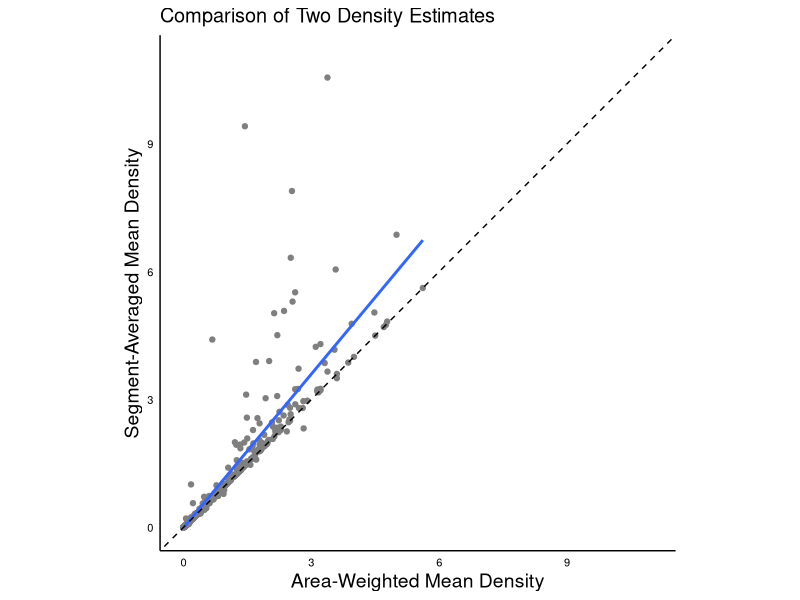
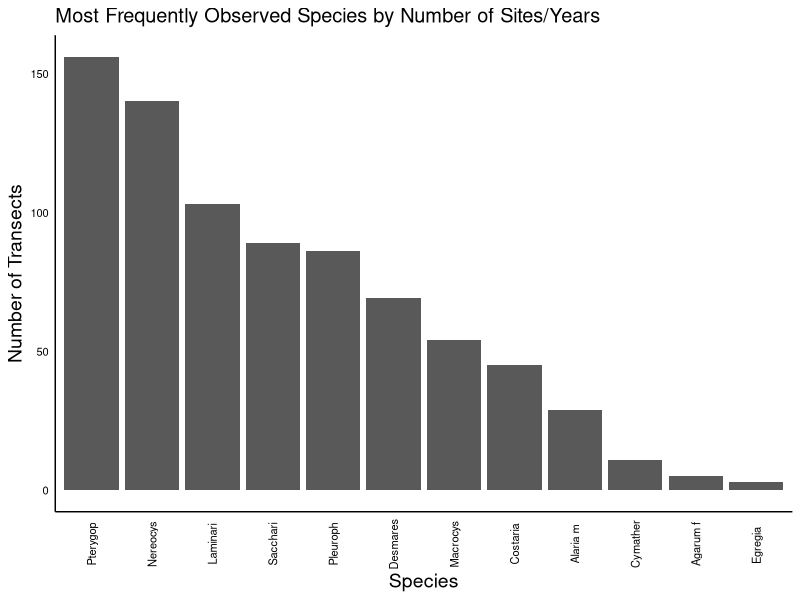
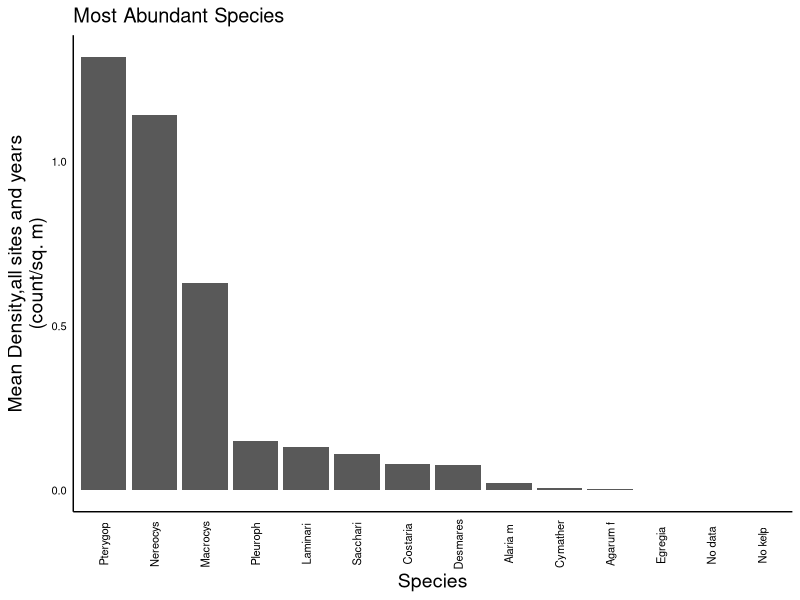
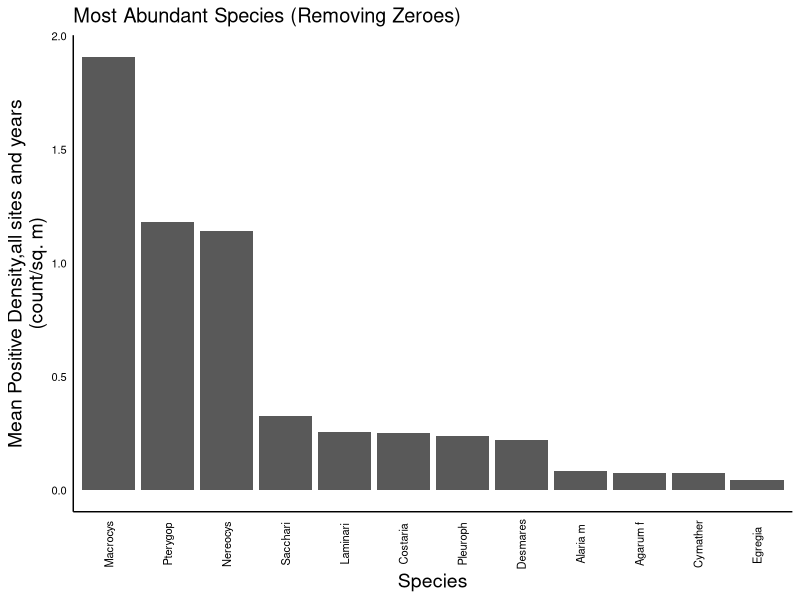
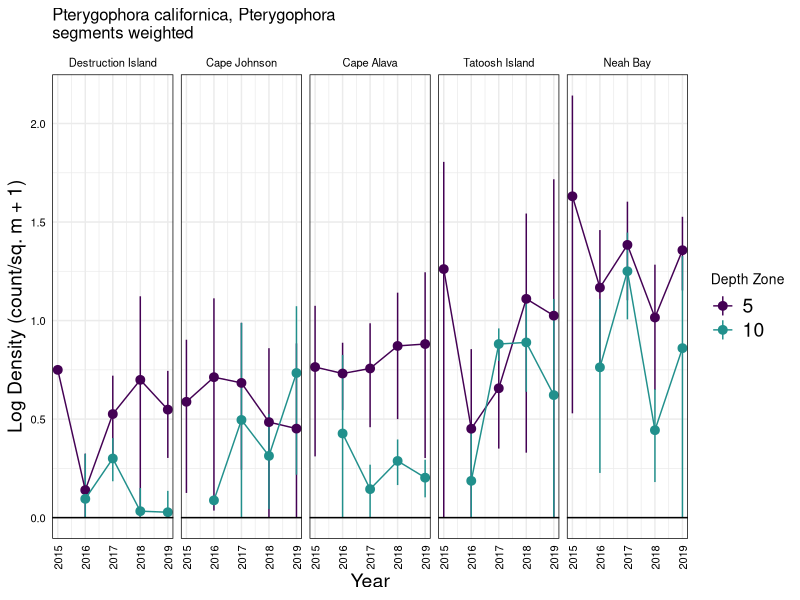
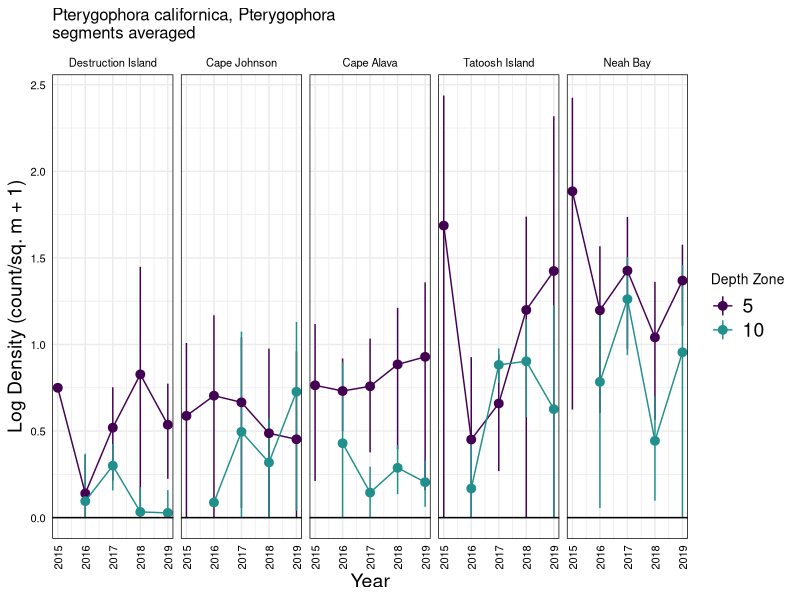
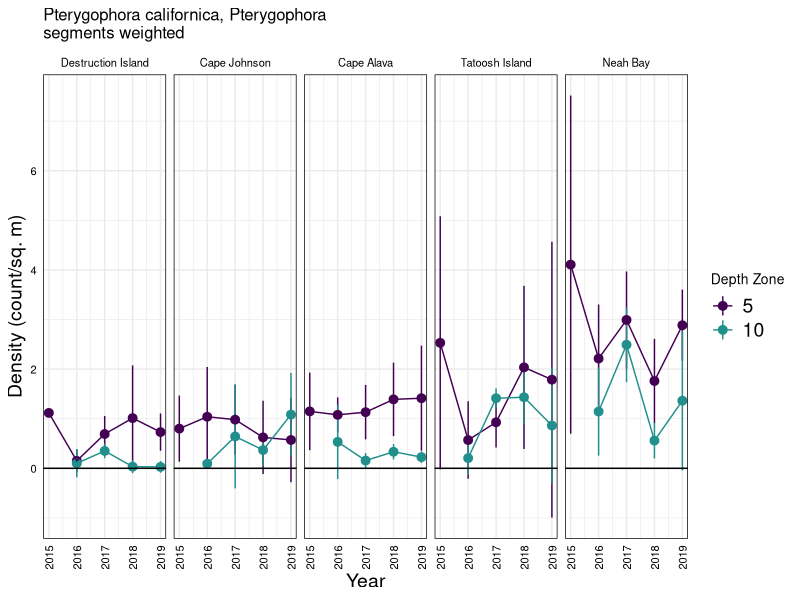
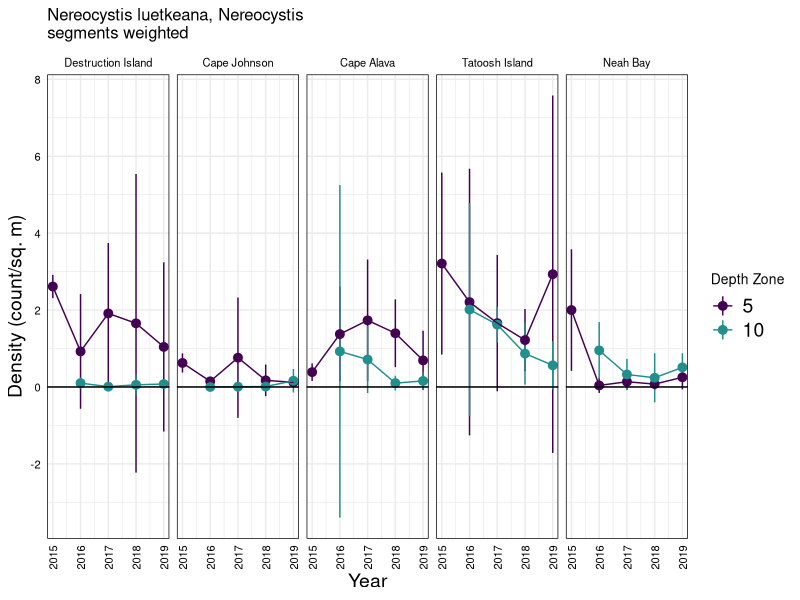

Write R code to recreate these figures, in order. (Note: this script raises an error after producing the figures.)
## ---- chunk 1
knitr::opts_chunk$set(echo = TRUE)
library(tidyverse)
library(magrittr)
library(here)

# ggplot theme
plot_theme <-   theme_minimal()+
  theme(text=element_text(family="sans",size=12,color="black"),
        legend.text = element_text(size=14),
        axis.title=element_text(family="sans",size=14,color="black"),
        axis.text=element_text(family="sans",size=8,color="black"),
        panel.grid.major = element_blank(),
        panel.grid.minor = element_blank(),
        axis.line = element_line())
theme_set(plot_theme)

## ---- chunk 2
dat <- read_csv(here('Data','2019','NWFSC_SWATH_ALLYEARS_data_2019.csv'))
problems(dat) %>% glimpse()

# dictionary (for species category and species names)
spp_key <- read_csv(here('Data','2019','swath_species_dictionary.csv'))

# add a short plotting name by just slicing
spp_key %<>% mutate(short=str_sub(spp,1,8))

## ---- chunk 3
unique(problems(dat)$col)

# it had trouble reading Side and Size
problems(dat) %>% select(col,expected,actual) %>% distinct() %>% knitr::kable()
## ---- chunk 4
dat <- read_csv(here('Data','2019','NWFSC_SWATH_ALLYEARS_data_2019.csv'),col_types = 'cdddccccddddddccddddccc')
## ---- chunk 5
dat.2015 <- read.csv(here('Data','CSV_2015_on',"2015_OCNMSDataComplete_standardized_122116.csv"))
species_names <- read_csv(here('Data','CSV_2015_on','species_code_list_swath.csv'))

# Make list of transects by site, and species group.
dat.2015 <- left_join( dat.2015, species_names %>% dplyr::select(species,group) %>% rename(PISCO.Classcode=species))

# subset the variables we need, filter for just the swath algae species, then expand the data, adding zeroes
dat.2015.clean <- dat.2015 %>% 
  filter(PISCO.datatype=="swath", data.type=="swath",group=="Algae") %>% 
  
  # select the needed columns
  dplyr::select(Site,Observer,Transect,Transect.area..stipes.,group,PISCO.Classcode,Count,Notes) %>% 
  
  # rename some variables
  rename(site=Site,observer=Observer,transect=Transect,observed_area=Transect.area..stipes.,classcode=PISCO.Classcode,count=Count) %>% 
  
  # fix some site names
  mutate(site=as.character(site)) %>% 
  mutate(site=case_when(
    site=="Destruction Island SW"~"Destruction Island",
    site=="Anderson Pt."~"Anderson Point",
    site=="Chibahdel" ~ "Chibadehl Rocks",
    site=="Pt. of the Arches" ~ "Point of the Arches",
    site=="Teawhit Head"~"Teahwhit Head",
    TRUE ~ site))
  


dat.2015.clean.complete <- dat.2015.clean %>% 
  # fill in zeroes for unobserved species (using all the unique species in the overall data as our universe of possible species)
  complete(nesting(site,transect),classcode,fill=list(count=0,observed_area=60,group="Algae")) %>% 
  mutate(year=2015,zone=5)

# Look at and deal with notes
unique(dat.2015.clean.complete$Notes)
# some gems in here, but it seems that the only one we have to worry about seriously is "total guess based on extrapolating 1 m2"
# correct for this by dividing by 60 (to get back to what was presumably a quadrat measurement)
dat.2015.clean.complete %<>%
  mutate(count=ifelse(grepl("total guess based on extrapolating 1 m2",Notes),count/observed_area,count))

# #MAKE CATCH FOR if there are more than 4 total observations for each site in 2015
# # A <- base.dat %>% group_by(Site) %>% summarise(N= length(Transect))
# # if(max(A$N) > 4 | min(A$N) < 4 ){ print(rep("STOP, SOMETHING IS WRONG",100))}
# base.dat$Transect <- as.integer(base.dat$Transect )
# 
# #### OK. Merge in the invert data to the base data for each species observed.  Make one giant data frame
# swath.dat <- dat.2015 %>% filter(PISCO.datatype=="swath", data.type=="swath") %>% 
#   group_by(Site,Transect,Observer,Species,PISCO.Classcode,Size.cm,group) %>%
#   summarise(Count = sum(Count))  
# 
# # observed species in all years
# SP.all <- data.frame(species=unique(c(as.character(swath.dat$PISCO.Classcode))))
# SP.all.common.names <- left_join(SP.all,species_names)
# 
# dat.long <- NULL
# SP <- SP.all[SP.all != "NO_ORG" & SP.all != "NOT_DONE"]
#   for( i in 1: length(SP)){
#     if(nrow(swath.dat %>% filter(PISCO.Classcode == SP[i])) >0){
#       temp  <-  left_join(base.dat %>% filter(group == species_names$group[species_names$species==SP[i]]) , swath.dat %>% filter(PISCO.Classcode == SP[i]) ) 
#       temp$PISCO.Classcode <- SP[i]; temp$Species <- unique(temp$Species)[is.na(unique(temp$Species))==F][1]
#     }
#     if(nrow(swath.dat %>% filter(PISCO.Classcode == SP[i])) ==0){
#       temp  <-  data.frame(base.dat %>% filter(group == species_names$group[species_names$species==SP[i]]), 
#                            Species= SP.all.common.names$common.name[which(SP.all.common.names$species==SP[i])], PISCO.Classcode = SP[i],
#                            Count= 0,Size.cm=NA) #,size_class=NA) 
#     }
#   dat.long <- rbind(dat.long, temp)
#   }
#   
# dat.long$Count[is.na(dat.long$Count)==T] <- 0
# dat.long$year <- 2015
# 
# dat.long <- dat.long %>% 
#   rename(site=Site,transect=Transect,observer=Observer,
#          common.name=Species,species=PISCO.Classcode)
# 
# dat.2015.swath  <-  dat.long
# dat.2015.swath.count <- dat.long %>% group_by(site,transect,observer,Transect.area,common.name,species,year,group) %>%
#                           summarise(count=sum(Count)) %>% rename(Count=count) 
# 
# dat.swath <- dat.2015.swath.count %>% mutate(zone=5)
# dat.swath <-dat.swath %>% filter(site != "")
# dat.swath <- dat.swath %>% filter(!group =="MISSING")
# 
# dat.swath.base <- dat.swath %>% as.data.frame()

# dat.algae.2015 <- dat.swath.base %>% filter(group == "Algae")

## ---- chunk 6
dat %<>% select(YEAR,SITE,TRANSECT,ZONE,`SWATH WIDTH`,`DEPTH (ft)`,`METERS sampled`,SEGMENT,CLASSCODE,COUNT,SIZE,notes) %>% 
  # rename some variables
  rename(year=YEAR, zone=ZONE,site=SITE,transect=TRANSECT,width=`SWATH WIDTH`,swath_length=`METERS sampled`,depth=`DEPTH (ft)`,segment=SEGMENT,classcode=CLASSCODE,count=COUNT,size=SIZE)
## ---- chunk 7
# join the species key
spp_key %<>% rename(classcode=CLASSCODE,org_type=ORG_TYPE)
dat %<>% left_join(spp_key,by='classcode')

dat %<>%
  filter(org_type=='algae')
## ---- chunk 8
dat %<>%
  # fix one weird data entry issue
  mutate(segment=ifelse(segment=="10-20M","10-20m",segment)) %>% 
  mutate(surveyed_area=width*swath_length) %>% 
  group_by(year,site,zone,transect,segment,classcode) %>% 
  summarise(count=sum(count,na.rm=T),segment_area=sum(surveyed_area)) %>% 
  # fill in zeroes
  ungroup() %>% 
  complete(nesting(year,site,zone,transect,segment),classcode,fill=list(count=0,segment_area=20))
## ---- chunk 9
dat.2015.clean.complete %<>% 
  # make a new variable that indicates when transects have multiple observations (analogous to segments for the purpose of the calculations described above). We'll call it replicate, and we'll do the same for the other data
  group_by(year,site,zone,transect,classcode) %>% 
  mutate(replicate=row_number()) %>% 
  ungroup() %>% 
  select(year,site,zone,transect,replicate,classcode,count,observed_area)

dat %<>%
  group_by(year,site,transect,classcode) %>% 
  mutate(replicate=row_number()) %>% 
  ungroup() %>% 
  select(year,site,zone,transect,replicate,classcode,count,observed_area=segment_area)

# join the datasets
dat_all <- bind_rows(dat.2015.clean.complete,dat)
## ---- chunk 10
# join the species key again
dat_all %<>% left_join(spp_key,by='classcode')
# fxn for area-weighted sd
w.sd <- function(vec,areas){
  ests <- vec/areas
  w <- areas/sum(areas,na.rm=T)
  m <- sum(ests*w,na.rm=T)
  v <- sum(w*(ests-m)^2)
  sqrt(v)
}

# transect-level density summaries, weighted and averaged
dat_transect<- dat_all %>% 
  group_by(year,site,zone,transect,classcode,spp,short) %>% 
  summarise(n_obs=n(),
            dens_weighted=sum(count)/sum(observed_area),
            sd_w =w.sd(count,observed_area),
            se_w=sd_w/sqrt(n_obs),
            dens_averaged=mean(count/observed_area),
            sd_ave=sd(count/observed_area),
            se_ave=sd_ave/sqrt(n_obs)) %>% 
  ungroup()

# plot relationship between weighted and averaged densities
# include 1:1 line
dat_transect %>% 
  ggplot(aes(dens_weighted,dens_averaged,
             ymin=dens_averaged-se_ave,ymax=dens_averaged+se_ave,
             xmin=dens_weighted-se_w,xmax=dens_averaged+se_w))+
  geom_point(col='gray50')+
  # geom_errorbar(height=0)+geom_errorbarh(height=0)+
  geom_smooth(method="lm",se=F)+
  geom_abline(slope=1,intercept=0,linetype=2)+
  coord_equal(xlim = c(0,11),ylim=c(0,11))+
  labs(x="Area-Weighted Mean Density",y="Segment-Averaged Mean Density",title="Comparison of Two Density Estimates")
## ---- chunk 11
# aggregate SDs
sd_agg <- function(sdvec,nvec){
  sqrt(sum((sdvec*nvec)^2,na.rm=T)/sum(nvec,na.rm=T))
}
# calculate densities
dat_zone <- dat_transect %>% 
  group_by(year,site,zone,classcode,spp,short) %>% 
  summarise(n_obs=sum(n_obs),
            dens_weighted=mean(dens_weighted),
            sd_w=sd_agg(sd_w,n_obs),
            dens_averaged=mean(dens_averaged),
            sd_ave=sd_agg(sd_ave,n_obs)) %>% 
  ungroup() %>% 
  mutate(se_w=sd_w/sqrt(n_obs),se_ave=sd_ave/sqrt(n_obs))

dat_site <- dat_transect %>% 
  group_by(year,site,classcode,spp,short) %>% 
  summarise(n_obs=sum(n_obs),
            dens_weighted=mean(dens_weighted),
            sd_w=sd_agg(sd_w,n_obs),
            dens_averaged=mean(dens_averaged),
            sd_ave=sd_agg(sd_ave,n_obs)) %>% 
  ungroup() %>% 
  mutate(se_w=sd_w/sqrt(n_obs),se_ave=sd_ave/sqrt(n_obs))
## ---- chunk 12
num_obs <- dat_transect %>%
  filter(dens_averaged>0) %>% 
  group_by(short) %>%
  summarise(n_obs=n()) %>% 
  ungroup()

# number of encounters
num_obs %>% 
  ggplot(aes(x=reorder(short,-n_obs),y=n_obs))+
  geom_bar(stat="identity")+
  labs(x="Species",y="Number of Transects",title="Most Frequently Observed Species by Number of Sites/Years")+
  theme(axis.text.x = element_text(angle=90,vjust=0.5))

# highest mean density across all years and sites, including zeroes
overall_mean_density <- dat_site %>% 
  group_by(short) %>% 
  summarise(mean_overall_density=mean(dens_averaged,na.rm=T)) %>% 
  ungroup()
overall_mean_density %>% 
  ggplot(aes(x=reorder(short,-mean_overall_density),y=mean_overall_density))+
  geom_bar(stat="identity")+
  labs(x="Species",y="Mean Density,all sites and years\n(count/sq. m)",title="Most Abundant Species")+
  theme(axis.text.x = element_text(angle=90,vjust=0.5))

# highest positive density across all years and sites (not including zeroes)
overall_mean_positive_density <- dat_transect %>% 
  filter(dens_averaged>0) %>%
  group_by(short) %>% 
  summarise(mean_overall_density=mean(dens_averaged)) %>% 
  ungroup()
overall_mean_positive_density %>% 
  ggplot(aes(x=reorder(short,-mean_overall_density),y=mean_overall_density))+
  geom_bar(stat="identity")+
  labs(x="Species",y="Mean Positive Density,all sites and years\n(count/sq. m)",title="Most Abundant Species (Removing Zeroes)")+
  theme(axis.text.x = element_text(angle=90,vjust=0.5))
## ---- chunk 13
# reset plot theme
plot_theme <-   theme_minimal()+
  theme(text=element_text(family="sans",size=10,color="black"),
        legend.text = element_text(size=14),
        axis.title=element_text(family="sans",size=14,color="black"),
        axis.text=element_text(family="sans",size=8,color="black"),
        strip.text =element_text(family="sans",size=8,color="black"))
theme_set(plot_theme)
## ---- chunk 14
library(viridis)
density_ts_plot <- function(species,dens_type="segments weighted",trans="none"){
  df <-dat_zone %>% 
    filter(classcode==species) %>% 
    # remove only-2015 sites
    filter(!(site %in%c("Anderson Point","Chibadehl Rocks","Point of the Arches","Rock 305","Teahwhit Head"))) %>% 
    mutate(site=factor(site,levels=c("Destruction Island","Cape Johnson","Cape Alava","Tatoosh Island","Neah Bay")))
  
  if(dens_type=="segments weighted"){
    df %<>%
      select(year,site,zone,dens_weighted,se_w) %>% 
      rename(dens=dens_weighted,se=se_w) %>% 
      mutate(upper=dens+se,lower=dens-se)%>% 
      select(-se)
  }
  
  if(dens_type=="segments averaged"){
    df %<>%
      select(year,site,zone,dens_averaged,se_ave) %>% 
      rename(dens=dens_averaged,se=se_ave) %>% 
      mutate(upper=dens+se,lower=dens-se) %>% 
      select(-se)
  }
  
  if(trans=="log"){
    df %<>%
      mutate(across(all_of(c("dens","upper","lower")),~pmax(.x,0))) %>% 
      mutate(across(all_of(c("dens","upper","lower")),~log(.x+1)))
  }
  
  yl <- ifelse(trans=="log","Log Density (count/sq. m + 1)","Density (count/sq. m)")
  
  pl <- df %>% 
    ggplot(aes(year,dens,ymin=lower,ymax=upper,col=factor(zone)))+
    geom_pointrange()+geom_line()+
    geom_hline(yintercept=0)+
    facet_wrap(~site,nrow=1)+
    scale_color_manual(values=viridis_pal()(3))+
    labs(x="Year",y=yl,col="Depth Zone",
         title=paste0(spp_key$spp[match(species,spp_key$classcode)],"\n",dens_type))+
    theme(axis.text.x = element_text(angle=90,vjust=0.5),
          panel.border = element_rect(fill=NA))
  print(pl)
  
  # if(dens_type=="weighted"){
  #   pl <- df %>% 
  #     ggplot(aes(year,dens_weighted,ymin=dens_weighted-se_w,ymax=dens_weighted+se_w,col=factor(zone)))+
  #     geom_pointrange()+geom_line()+
  #     geom_hline(yintercept=0)+
  #     facet_wrap(~site,nrow=1)+
  #     scale_color_manual(values=viridis_pal()(3))+
  #     labs(x="Year",y="Density (count/sq. m)",col="Depth Zone",
  #          title=paste0(spp_key$spp[match(species,spp_key$classcode)],"\n",dens_type))+
  #     theme(axis.text.x = element_text(angle=90,vjust=0.5),
  #           panel.border = element_rect(fill=NA))
  #   print(pl)
  # } else{
  #   pl <- df %>% 
  #     ggplot(aes(year,dens_averaged,ymin=dens_averaged-se_ave,ymax=dens_averaged+se_ave,col=factor(zone)))+
  #     geom_pointrange()+geom_line()+
  #     geom_hline(yintercept=0)+
  #     facet_wrap(~site,nrow=1)+
  #     scale_color_manual(values=viridis_pal()(3))+
  #     labs(x="Year",y="Density (count/sq. m)",color="Depth Zone",
  #          title=paste0(spp_key$spp[match(species,spp_key$classcode)],"\n",dens_type))+
  #     theme(axis.text.x = element_text(angle=90,vjust=0.5),
  #           panel.border = element_rect(fill=NA))
  #   print(pl)
  # }
}
# test
density_ts_plot("PTECAL",dens_type="segments weighted",trans="log")
density_ts_plot("PTECAL",dens_type="segments averaged",trans="log")

# descending order of mean density
overall_mean_density %>% arrange(desc(mean_overall_density)) %>% left_join(spp_key) %>% 
  filter(classcode!="NOT_DONE",classcode!="NO_ALG")->y
## ---- chunk 15
purrr::walk(unique(y$classcode), density_ts_plot,dens_type="segments weighted")
purrr::walk(unique(y$classcode), density_ts_plot,dens_type="segments averaged")
## ---- chunk 16
purrr::walk(unique(y$classcode), density_ts_plot,dens_type="segments weighted",trans="log")
purrr::walk(unique(y$classcode), density_ts_plot,dens_type="segments averaged",trans="log")
## ---- chunk 17
top5 <- y$classcode[1:5]
# non-log density (weighted)
df5 <- dat_zone %>% 
  filter(classcode %in% top5) %>% 
  # remove only-2015 sites
  filter(!(site %in%c("Anderson Point","Chibadehl Rocks","Point of the Arches","Rock 305","Teahwhit Head"))) %>% 
  mutate(site=factor(site,levels=c("Destruction Island","Cape Johnson","Cape Alava","Tatoosh Island","Neah Bay")))

df5 %>% 
  ggplot(aes(year,dens_weighted,
             ymin=pmax(dens_weighted-se_w,0),ymax=dens_weighted+se_w,
             col=short))+
  geom_pointrange(position=position_dodge(width=0.5))+geom_line(position=position_dodge(width=0.5))+
  geom_hline(yintercept=0)+
  facet_grid(zone~site)+
  scale_color_manual(values=viridis_pal()(5))+
  labs(x="Year",y="Density (count/sq. m)",col="Species",
       title="")+
  theme(axis.text.x = element_text(angle=90,vjust=0.5),
        panel.border = element_rect(fill=NA))

# log density
df5 %>% 
  mutate(upper=dens_weighted+se_w,lower=dens_weighted-se_w) %>% 
  mutate(across(all_of(c("dens_weighted","upper","lower")),~pmax(.x,0))) %>% 
  mutate(across(all_of(c("dens_weighted","upper","lower")),~log(.x+1))) %>% 
  ggplot(aes(year,dens_weighted,
             ymin=lower,ymax=upper,
             col=short))+
  geom_pointrange(position=position_dodge(width=0.5))+geom_line(position=position_dodge(width=0.5))+
  geom_hline(yintercept=0)+
  facet_grid(zone~site)+
  scale_color_manual(values=viridis_pal()(5))+
  labs(x="Year",y="Log Density (count/sq. m + 1)",col="Species",
       title="")+
  theme(axis.text.x = element_text(angle=90,vjust=0.5),
        panel.border = element_rect(fill=NA))
## ---- chunk 18
# investigate the relative densities of canopy forming kelps (nereo, macro)
canopy <- dat_site %>% 
  # remove only-2015 sites
  filter(!(site %in%c("Anderson Point","Chibadehl Rocks","Point of the Arches","Rock 305","Teahwhit Head"))) %>% 
  mutate(site=factor(site,levels=c("Destruction Island","Cape Johnson","Cape Alava","Tatoosh Island","Neah Bay"))) %>% 
  filter(classcode %in% c("MACPYR","NERLUE")) %>% 
  # take the ratio of their mean densities
  select(year,site,short,dens_weighted)
  # pivot_wider(names_from="classcode",values_from="dens_weighted") %>% 
  # mutate(ratio_n_m=NERLUE/MACPYR) %>%
  # # fix divide by zero issues
  # mutate(ratio_n_m=ifelse(ratio_n_m==Inf,NA,ratio_n_m))

canopy %>% 
  ggplot(aes(year,dens_weighted,col=short,fill=short))+
  geom_bar(stat='identity',position='dodge')+
  facet_wrap(~site,nrow=1)+
  labs(x="Year",y="Density",fill="Species",col="Species",title="Macrocystis and Nereocystis Densities")+
  scale_color_manual(values=viridis_pal()(3))+
  scale_fill_manual(values=viridis_pal()(3))+
  theme(axis.text.x = element_text(angle=90,vjust=0.25))
## ---- chunk 19
# make ranks
dat_ranks <- dat_site %>% 
  filter(classcode != "NO_ALG",classcode!="NOT_DONE") %>% 
  filter(year>2015) %>% 
  filter(!(site %in%c("Anderson Point","Chibadehl Rocks","Point of the Arches","Rock 305","Teahwhit Head"))) %>% 
  mutate(site=factor(site,levels=c("Destruction Island","Cape Johnson","Cape Alava","Tatoosh Island","Neah Bay"))) %>% 
  group_by(year,site) %>% 
  mutate(rank=dense_rank(desc(dens_weighted))) %>% 
  arrange(year,site,classcode) %>% 
  ungroup() %>% 
  mutate(site_yr=paste(site,year,sep="_"))

cnames <- dat_ranks %>% distinct(year,site,site_yr) %>% arrange(site,year)

rank_mat <- dat_ranks$rank %>% matrix(nrow=13,byrow=T,dimnames=list(dat_ranks$classcode[1:13],cnames$site_yr))

# run the test
kt <-cor(rank_mat,method="kendall")

# make plot
rankcorr <- kt %>% 
  as_tibble(rownames="site1",.name_repair="minimal") %>% 
  pivot_longer(-site1,names_to="site2",values_to="kendalls_tau") %>% 
  ggplot(aes(site1,site2,fill=kendalls_tau))+
  geom_tile()+
  coord_equal()+
  scale_fill_gradient2()+
  labs(x="",y="",title="Site by Year Kendall Correlation Matrix",fill="")+
  theme(axis.text.x = element_text(angle=90,vjust=0.5,hjust=1))

rankcorr
## ---- chunk 20
lump_list <- c("PLEGAR",'LAMSET','SACGRO','SACLAT','COSCOS','DESSPP','ALAMAR','CYMTRI','AGAFIM','EGRMEN')
dat_lump <- dat_all %>% 
  filter(!(classcode %in% c('NO_ALG','NOT_DONE'))) %>% 
  mutate(classcode=ifelse(classcode %in% lump_list,"OTHER",classcode)) %>% 
  mutate(spp=ifelse(classcode=="OTHER","Other Brown Algae",spp))%>% 
  mutate(short=ifelse(classcode=="OTHER","Other",short))

# transect-level density summaries, weighted and averaged
dat_lump_transect<- dat_lump %>% 
  group_by(year,site,zone,transect,classcode,spp,short) %>% 
  summarise(n_obs=n(),
            dens_weighted=sum(count)/sum(observed_area),
            sd_w =w.sd(count,observed_area),
            se_w=sd_w/sqrt(n_obs),
            dens_averaged=mean(count/observed_area),
            sd_ave=sd(count/observed_area),
            se_ave=sd_ave/sqrt(n_obs)) %>% 
  ungroup()

# other levels
# zone
dat_lump_zone <- dat_lump_transect %>% 
  group_by(year,site,zone,classcode,spp,short) %>% 
  summarise(n_obs=sum(n_obs),
            dens_weighted=mean(dens_weighted),
            sd_w=sd_agg(sd_w,n_obs),
            dens_averaged=mean(dens_averaged),
            sd_ave=sd_agg(sd_ave,n_obs)) %>% 
  ungroup() %>% 
  mutate(se_w=sd_w/sqrt(n_obs),se_ave=sd_ave/sqrt(n_obs))

# site
dat_lump_site <- dat_lump_transect %>% 
  group_by(year,site,classcode,spp,short) %>% 
  summarise(n_obs=sum(n_obs),
            dens_weighted=mean(dens_weighted),
            sd_w=sd_agg(sd_w,n_obs),
            dens_averaged=mean(dens_averaged),
            sd_ave=sd_agg(sd_ave,n_obs)) %>% 
  ungroup() %>% 
  mutate(se_w=sd_w/sqrt(n_obs),se_ave=sd_ave/sqrt(n_obs))
## ---- chunk 21
# linear scale
dat_lump_zone %>%
  
  # remove only-2015 sites
  filter(!(site %in%c("Anderson Point","Chibadehl Rocks","Point of the Arches","Rock 305","Teahwhit Head"))) %>% 
  # remove 2015
  filter(year>2015) %>% 
  mutate(site=factor(site,levels=c("Destruction Island","Cape Johnson","Cape Alava","Tatoosh Island","Neah Bay"))) %>% 
  mutate(short=factor(short,levels=c("Nereocys","Macrocys","Pterygop","Other"))) %>% 
  
  ggplot(aes(year,dens_weighted,
             ymin=pmax(dens_weighted-se_w,0),ymax=dens_weighted+se_w,
             col=short))+
  geom_pointrange(position=position_dodge(width=0.5))+geom_line(position=position_dodge(width=0.5))+
  geom_hline(yintercept=0)+
  facet_grid(zone~site)+
  scale_color_manual(values=viridis_pal()(4))+
  labs(x="Year",y="Density (count/sq. m)",col="Species",
       title="")+
  theme(axis.text.x = element_text(angle=90,vjust=0.5),
        panel.border = element_rect(fill=NA))

# log scale density
kelp_logdens_lumped <- dat_lump_zone %>% 
  
  # remove only-2015 sites
  filter(!(site %in%c("Anderson Point","Chibadehl Rocks","Point of the Arches","Rock 305","Teahwhit Head"))) %>% 
  # remove 2015
  filter(year>2015) %>% 
  mutate(site=factor(site,levels=c("Destruction Island","Cape Johnson","Cape Alava","Tatoosh Island","Neah Bay"))) %>% 
  mutate(short=factor(short,levels=c("Nereocys","Macrocys","Pterygop","Other"))) %>% 
  
  mutate(upper=dens_weighted+se_w,lower=dens_weighted-se_w) %>% 
  mutate(across(all_of(c("dens_weighted","upper","lower")),~pmax(.x,0))) %>% 
  mutate(across(all_of(c("dens_weighted","upper","lower")),~log(.x+1))) %>% 
  ggplot(aes(year,dens_weighted,
             ymin=lower,ymax=upper,
             col=short))+
  geom_pointrange(position=position_dodge(width=0.5))+geom_line(position=position_dodge(width=0.5))+
  geom_hline(yintercept=0)+
  facet_grid(zone~site)+
  scale_color_manual(values=viridis_pal()(4))+
  labs(x="Year",y="Log Density (count/sq. m + 1)",col="Species",
       title="")+
  theme(axis.text.x = element_text(angle=90,vjust=0.5),
        panel.border = element_rect(fill=NA))

ggsave(here::here('Plots','log_density_kelp_ts.png'),kelp_logdens_lumped,w=8,h=6)
## ---- chunk 22
# add ranges to the lumped data
dat_seg_patch <- dat_lump %>%
  group_by(year,site,zone,transect,classcode,spp,short) %>% 
  summarise(n_obs=n(),
            dens_weighted=sum(count)/sum(observed_area),
            sd_w =w.sd(count,observed_area),
            se_w=sd_w/sqrt(n_obs),
            cv_w=sd_w/dens_weighted,
            dens_averaged=mean(count/observed_area),
            sd_ave=sd(count/observed_area),
            se_ave=sd_ave/sqrt(n_obs),
            cv_ave=sd_ave/dens_averaged,
            range=max(count/observed_area)-min(count/observed_area)) %>% 
  # mutate(cv_w=ifelse(is.na(cv_w),0,cv_w)) %>% 
  # mutate(cv_ave=ifelse(is.na(cv_ave),0,cv_ave)) %>% 
  ungroup()

# for transects
dat_tx_patch <- dat_lump %>% 
  group_by(year,site,zone,classcode,spp,short) %>% 
  summarise(n_obs=n(),
            dens_weighted=sum(count)/sum(observed_area),
            sd_w =w.sd(count,observed_area),
            se_w=sd_w/sqrt(n_obs),
            cv_w=sd_w/dens_weighted,
            dens_averaged=mean(count/observed_area),
            sd_ave=sd(count/observed_area),
            se_ave=sd_ave/sqrt(n_obs),
            cv_ave=sd_ave/dens_averaged,
            range=max(count/observed_area)-min(count/observed_area)) %>% 
  # mutate(cv_w=ifelse(is.na(cv_w),0,cv_w)) %>% 
  # mutate(cv_ave=ifelse(is.na(cv_ave),0,cv_ave)) %>% 
  ungroup()

# Cross-segment CV
# remove other because the tiny means mess up the visualization of other things
dat_seg_patch %>% 
  filter(!(site %in%c("Anderson Point","Chibadehl Rocks","Point of the Arches","Rock 305","Teahwhit Head"))) %>% 
  mutate(site=factor(site,levels=c("Destruction Island","Cape Johnson","Cape Alava","Tatoosh Island","Neah Bay"))) %>%
  mutate(short=factor(short,levels=c("Nereocys","Macrocys","Pterygop","Other"))) %>% 
  filter(short!="Other") %>% 
  ggplot(aes(year,cv_w,col=short))+
  geom_point(position=position_dodge(width=0.5))+geom_smooth(se=F)+
  facet_grid(zone~site)+
  scale_color_manual(values=viridis_pal()(4))+
  labs(x="Year",y="CV Density (Across Segments)",col="Species",
       title="Cross-Segment CV in Density")+
  theme(axis.text.x = element_text(angle=90,vjust=0.5),
        panel.border = element_rect(fill=NA))

# Cross-Transect CV
# remove other because the tiny means mess up the visualization of other things
dat_tx_patch %>% 
  filter(!(site %in%c("Anderson Point","Chibadehl Rocks","Point of the Arches","Rock 305","Teahwhit Head"))) %>% 
  mutate(site=factor(site,levels=c("Destruction Island","Cape Johnson","Cape Alava","Tatoosh Island","Neah Bay"))) %>%
  mutate(short=factor(short,levels=c("Nereocys","Macrocys","Pterygop","Other"))) %>% 
  filter(short!="Other") %>% 
  ggplot(aes(year,cv_w,col=short))+
  geom_point(position=position_dodge(width=0.5))+geom_line(position=position_dodge(width=0.5))+
  facet_grid(zone~site)+
  scale_color_manual(values=viridis_pal()(4))+
  labs(x="Year",y="CV Density (Across Transects)",col="Species",
       title="Cross-Transect CV in Density")+
  theme(axis.text.x = element_text(angle=90,vjust=0.5),
        panel.border = element_rect(fill=NA))

# Cross-segment SD
dat_seg_patch %>% 
  filter(!(site %in%c("Anderson Point","Chibadehl Rocks","Point of the Arches","Rock 305","Teahwhit Head"))) %>% 
  mutate(site=factor(site,levels=c("Destruction Island","Cape Johnson","Cape Alava","Tatoosh Island","Neah Bay"))) %>%
  mutate(short=factor(short,levels=c("Nereocys","Macrocys","Pterygop","Other"))) %>% 
  ggplot(aes(year,sd_w,col=short))+
  geom_point(position=position_dodge(width=0.5))+geom_smooth(se=F)+
  facet_grid(zone~site)+
  scale_color_manual(values=viridis_pal()(4))+
  labs(x="Year",y="SD Density (Across Segments)",col="Species",
       title="Cross-Segment SD in Density")+
  theme(axis.text.x = element_text(angle=90,vjust=0.5),
        panel.border = element_rect(fill=NA))

# Cross-Transect SD
dat_tx_patch %>% 
  filter(!(site %in%c("Anderson Point","Chibadehl Rocks","Point of the Arches","Rock 305","Teahwhit Head"))) %>% 
  mutate(site=factor(site,levels=c("Destruction Island","Cape Johnson","Cape Alava","Tatoosh Island","Neah Bay"))) %>%
  mutate(short=factor(short,levels=c("Nereocys","Macrocys","Pterygop","Other"))) %>% 
  ggplot(aes(year,sd_w,col=short))+
  geom_point(position=position_dodge(width=0.5))+geom_line(position=position_dodge(width=0.5))+
  facet_grid(zone~site)+
  scale_color_manual(values=viridis_pal()(4))+
  labs(x="Year",y="SD Density (Across Transects)",col="Species",
       title="Cross-Transect SD in Density")+
  theme(axis.text.x = element_text(angle=90,vjust=0.5),
        panel.border = element_rect(fill=NA))

# Cross-segment range in density
dat_seg_patch %>% 
  filter(!(site %in%c("Anderson Point","Chibadehl Rocks","Point of the Arches","Rock 305","Teahwhit Head"))) %>% 
  mutate(site=factor(site,levels=c("Destruction Island","Cape Johnson","Cape Alava","Tatoosh Island","Neah Bay"))) %>%
  mutate(short=factor(short,levels=c("Nereocys","Macrocys","Pterygop","Other"))) %>% 
  ggplot(aes(year,range,col=short))+
  geom_point(position=position_dodge(width=0.5))+geom_smooth(se=F)+
  facet_grid(zone~site)+
  scale_color_manual(values=viridis_pal()(4))+
  labs(x="Year",y="Range of Density (Across Segments)",col="Species",
       title="Cross-Segment Range in Density")+
  theme(axis.text.x = element_text(angle=90,vjust=0.5),
        panel.border = element_rect(fill=NA))

# Cross-transect range in density
dat_tx_patch %>% 
  filter(!(site %in%c("Anderson Point","Chibadehl Rocks","Point of the Arches","Rock 305","Teahwhit Head"))) %>% 
  mutate(site=factor(site,levels=c("Destruction Island","Cape Johnson","Cape Alava","Tatoosh Island","Neah Bay"))) %>%
  mutate(short=factor(short,levels=c("Nereocys","Macrocys","Pterygop","Other"))) %>% 
  ggplot(aes(year,range,col=short))+
  geom_point(position=position_dodge(width=0.5))+geom_line(position=position_dodge(width=0.5))+
  facet_grid(zone~site)+
  scale_color_manual(values=viridis_pal()(4))+
  labs(x="Year",y="Range of Density (Across Transects)",col="Species",
       title="Cross-Transect Range in Density")+
  theme(axis.text.x = element_text(angle=90,vjust=0.5),
        panel.border = element_rect(fill=NA))
## ---- chunk 23
write_rds(dat_transect,here('Data','Summarized data','algae_swath_transectlevel.rds'))

write_rds(dat_zone,here('Data','Summarized data','algae_swath_zonelevel.rds'))

write_rds(dat_site,here('Data','Summarized data','algae_swath_sitelevel.rds'))

write_rds(dat_lump_transect,here('Data','Summarized data','algae_swath_transectlevel_lump.rds'))

write_rds(dat_lump_zone,here('Data','Summarized data','algae_swath_zonelevel_lump.rds'))

write_rds(dat_lump_site,here('Data','Summarized data','algae_swath_sitelevel_lump.rds'))

write_csv(dat_lump_zone,here('Data','Summarized data','algae_swath_zonelevel_lump.csv'))

write_csv(dat_lump_site,here('Data','Summarized data','algae_swath_sitelevel_lump.csv'))
